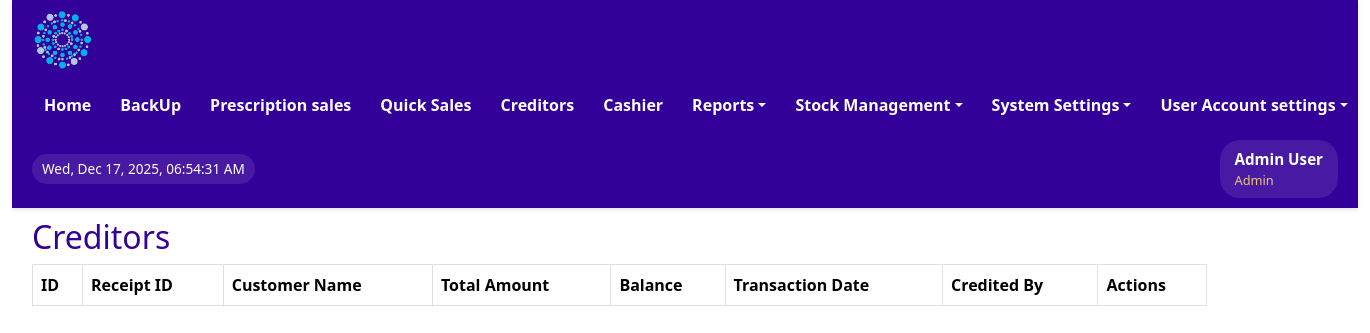
/sales/view_credit_sales.php (signed in), run on an earlier commit of the app's database.
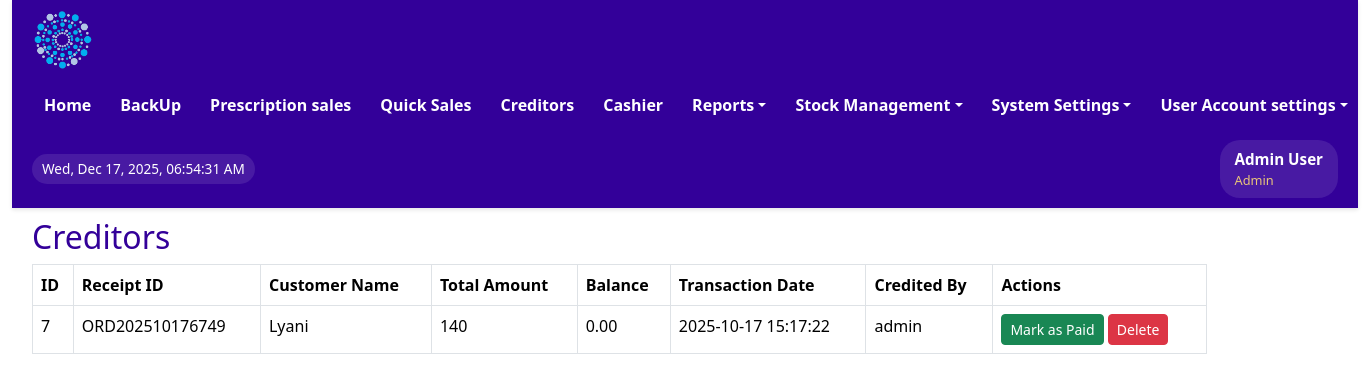
And on a later commit of the database.
### tables this page shows
CREATE TABLE IF NOT EXISTS `credit_balances` (
  `id` int NOT NULL AUTO_INCREMENT,
  `receipt_id` varchar(20) DEFAULT NULL,
  `customer_name` varchar(255) DEFAULT NULL,
  `customer_phone` varchar(50) DEFAULT NULL,
  `balance_amount` decimal(10,2) DEFAULT NULL,
  `transDate` datetime DEFAULT CURRENT_TIMESTAMP,
  `total_amount` double DEFAULT NULL,
  `tendered_amount` double DEFAULT NULL,
  `status` varchar(50) DEFAULT NULL,
  `created_by` varchar(50) DEFAULT NULL,
  PRIMARY KEY (`id`)
);

### sales/view_credit_sales.php (the view, shortened to what this page needs)
<?php
include '../includes/header.php';
$result = $conn->query("SELECT * FROM credit_balances
                        /*where payment_status = 'paid'*/
                        ORDER BY transDate DESC");
?>
<!DOCTYPE html>
<html lang="en">
<head>
    <link rel="stylesheet" href="../assets/css/bootstrap.min.css" type="text/css">
</head>
<body>
<div class="main-content" style="min-width: 90%; margin-top: 10px;";>
    <h2>Creditors</h2>
    <table class="table table-bordered" style="width: 90%";>
        <thead>
            <tr>
                <th>ID</th>
                <th>Receipt ID</th>
                <th>Customer Name</th>
                <th>Total Amount</th>
                <th>Balance</th>
                <th>Transaction Date</th>
                <th>Credited By</th>
                <th>Actions</th>
            </tr>
        </thead>
        <tbody>
            <?php while ($row = $result->fetch_assoc()): ?>
                <tr>
                    <td><?= $row['id'] ?></td>
                    <td><?= $row['receipt_id'] ?></td>
                    <td><?= $row['customer_name'] ?></td>
                    <td><?= $row['total_amount'] ?></td>
                    <td><?= $row['balance_amount'] ?></td>
                    <td><?= $row['transDate'] ?></td>
                    <td><?= $row['created_by'] ?></td>
                    <td>
                        <button class="btn btn-sm btn-success mark-paid-btn" data-receipt-id="<?= $row['receipt_id'] ?>">Mark as Paid</button>
                        <button class="btn btn-sm btn-danger delete-btn" data-receipt-id="<?= $row['receipt_id'] ?>">Delete</button>
                    </td>
                </tr>
            <?php endwhile; ?>
        </tbody>
    </table>
</div>
</body>
</html>

What changed in the data, as far as the page shows it:
added credit_balances: id "7", receipt "ORD202510176749", customer_name "Lyani", total_amount "140", balance_amount "0.00", transDate "2025-10-17 15:17:22", created_by "admin"
